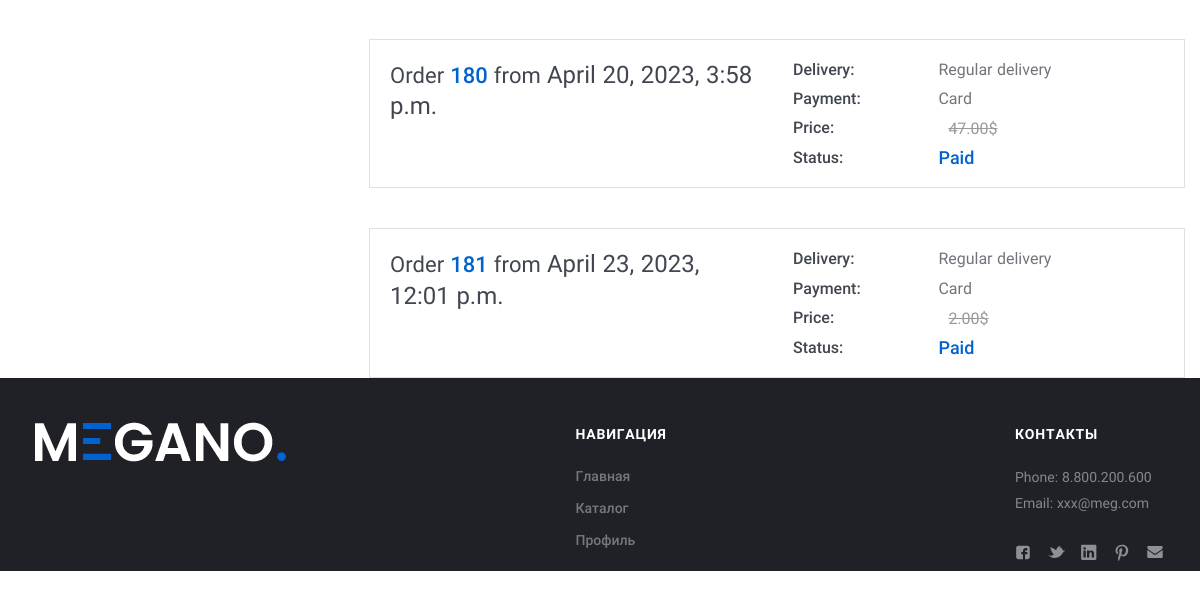
The app's page /order_list/ (signed in, lower part), older data.
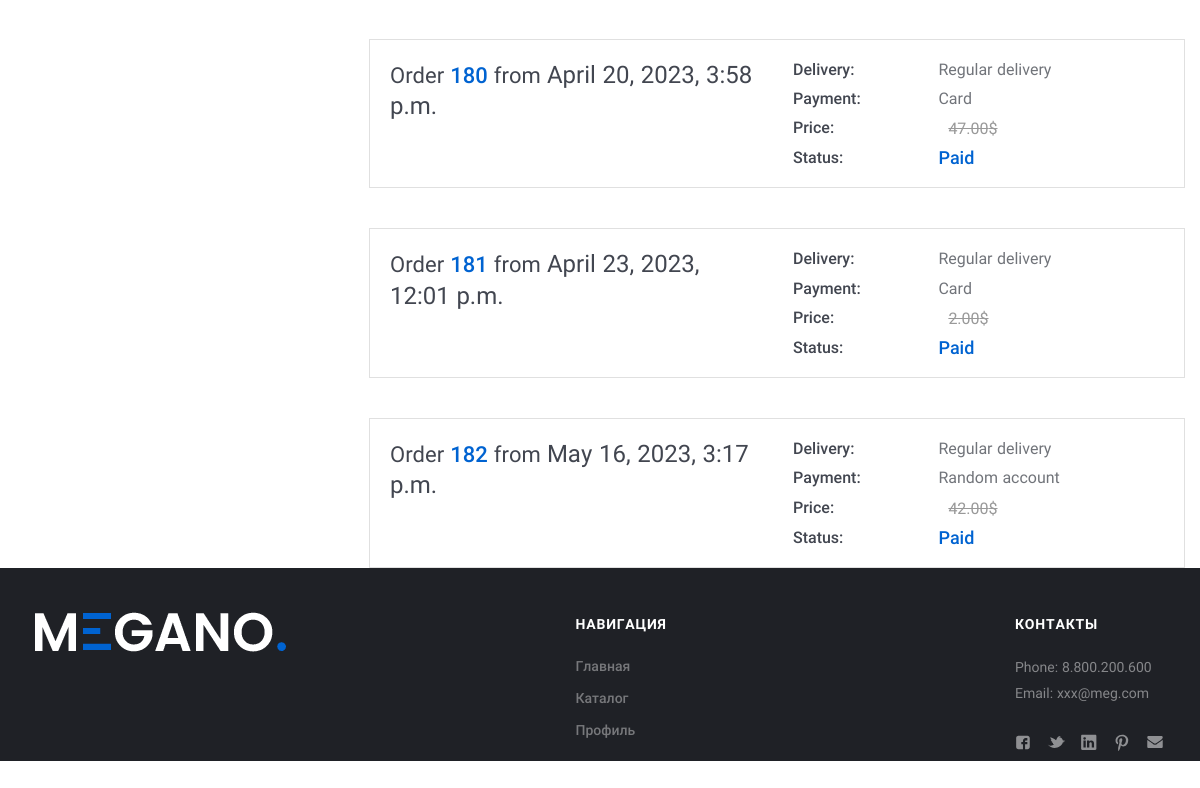
The same page, newer data.
### my_store_app/models.py (models this page shows, shortened)
class Order(models.Model):
    DELIVERY_CHOICES = [
        ('reg', _('Regular')),
        ('exp', _('Express'))
    ]
    PAYMENT_CHOICES = [
        ('card', _('Bank Card')),
        ('cash', _('From random account')),
    ]
    customer = models.ForeignKey(User, on_delete=models.CASCADE,
                                 null=True,
                                 related_name='orders',
                                 verbose_name=_('customer'))
    fio = models.CharField(max_length=100, null=True, blank=True, verbose_name=_('name and lastname'))
    phone_valid = RegexValidator(regex=r'^\+?1?\d{6,15}$',
                                 message=' '.join([str(_('номер телефона необходимо вводить в формате:')), '+999999999',
                                                   str(_('до 15 символов.'))]))
    phone = models.CharField(max_length=16, validators=[phone_valid],
                             null=True, blank=True, verbose_name=_('phone number'))
    email = models.EmailField(null=True, blank=True, verbose_name=_('email'))
    delivery = models.CharField(max_length=3,
                                choices=DELIVERY_CHOICES, default='reg', verbose_name=_('delivery'))
    payment_method = models.CharField(max_length=4,
                                      choices=PAYMENT_CHOICES,
                                      default='card',
                                      verbose_name=_('payment method'))
    city = models.CharField(max_length=25, null=True, blank=True, verbose_name=_('city'))
    address = models.TextField(max_length=255, null=True, blank=True, verbose_name=_('address'))
    in_order = models.BooleanField(default=False, verbose_name=_('in order'))
    paid = models.BooleanField(default=False, verbose_name=_('order is payed'))
    payment_error = models.CharField(max_length=50, null=True, blank=True, verbose_name=_('payment error'))
    ordered = models.DateTimeField(null=True, blank=True, verbose_name=_('order placement date'))
    braintree_id = models.CharField(max_length=150, blank=True, verbose_name=_('transaction id'))
    delivery_cost = models.DecimalField(max_digits=10, decimal_places=2, default=0, verbose_name=_('Delivery cost'))
    @property
    def total_sum(self) -> Decimal:
        total = Decimal(0.00)
        for product in self.order_products.all():
            total += product.final_price * product.quantity + product.order.delivery_cost
        return Decimal(total)
    def name(self):
        return self.__str__()
    class Meta:
        verbose_name = _('order')
        verbose_name_plural = _('orders')

class OrderProduct(models.Model):
    order = models.ForeignKey(
        Order,
        on_delete=models.CASCADE,
        related_name='order_products'
    )
    product = models.ForeignKey(
        Product,
        on_delete=models.CASCADE,
        related_name='order_products'
    )
    final_price = models.DecimalField(max_digits=10, decimal_places=2, default=0,
                                      verbose_name=_('final_price'))
    quantity = models.IntegerField(null=True, default=1,
                                   verbose_name=_('quantity'))
    class Meta:
        verbose_name = _('order product')
        verbose_name_plural = _('order products')

### my_store_app/views.py (the view)
# urls.py: path('order_list/', HistoryOrderView.as_view(), name='order_list'),
class HistoryOrderView(generic.ListView):
    model = Order
    context_object_name = 'orders'
    template_name = 'order_list.html'
    def get_queryset(self):
        return Order.objects.filter(customer=self.request.user, in_order=True)

### my_store_app/context_processors.py (called while the page is built)
def cart(request):
    return {'cart': Cart(request)}

def load_settings(request):
    return {'site_settings': SiteSettings.load()}

### my_store_app/models.py (called while the page is built)
    @property
    def icon_url(self):
        if self.icon and hasattr(self.icon, 'url'):
            return self.icon.url

    @classmethod
    def load(cls):
        try:
            return cls.objects.get()
        except cls.DoesNotExist:
            return cls()

### my_store_app/services/cart.py (called while the page is built)
    def __len__(self):
        return sum(item['quantity'] for item in self.cart.values())

### my_store_app/templatetags/category_tags.py (called while the page is built)
@register.simple_tag()
def get_categories():
    return ProductCategory.objects.all()

### my_store_app/templates/order_list.html (shortened to what this page needs)
{% extends 'base.html' %}
{% load i18n %}
{% load static %}
{% block content %}
    <div class="Middle Middle_top">
        <div class="Section Section_column Section_columnLeft">
            <div class="wrap">
                <div class="Section-column">
                </div>
                <div class="Section-content">
                    <div class="Orders">
                    {% for order in orders %}
                    <div class="Order Order_anons">
                        <div class="Order-personal">
                            <div class="row">
                                <div class="row-block"><a class="Order-title" href="{% url 'history_detail' order.id %}">{% trans 'Order' %}&#32;<span class="Order-numberOrder">{{ order.id }}</span>&#32;{% trans 'from' %}&#32;<span class="Order-dateOrder">{{ order.ordered }}</span></a>
                                </div>
                                <div class="row-block">
                                    <div class="Order-info Order-info_delivery">
                                        <div class="Order-infoType">{% trans 'Delivery' %}:
                                        </div>
                                        <div class="Order-infoContent">
                                            {% if order.delivery == 'reg' %}
                                                {% trans 'Regular delivery' %}
                                            {% else %}
                                                {% trans 'Express delivery' %}
                                            {% endif %}
                                        </div>
                                    </div>
                                    <div class="Order-info Order-info_pay">
                                        <div class="Order-infoType">{% trans 'Payment' %}:
                                        </div>
                                        <div class="Order-infoContent">
                                            {% if order.payment_method == 'card' %}
                                              {% trans 'Card' %}
                                            {% else %}
                                              {% trans 'Random account' %}
                                            {% endif %}
                                        </div>
                                    </div>
                                    <div class="Order-info">
                                      <div class="Order-infoType">{% trans 'Price' %}:
                                      </div>
                                      <div class="Order-infoContent"><span class="Order-price_old">{{ order.total_sum }}$</span>
                                      </div>
                                    </div>
                                    <div class="Order-info Order-info_status">
                                      <div class="Order-infoType">{% trans 'Status' %}:
                                      </div>
                                      <div class="Order-infoContent">
                                        {% if order.paid %}
                                        {% trans 'Paid' %}
                                        {% else %}
                                        {% trans 'Not paid' %}
                                        {% endif %}
                                      </div>
                                    </div>
                                </div>
                            </div>
                        </div>
                    </div>
                    {% endfor %}
                </div>
            </div>
        </div>
    </div>
{% endblock %}
{% block footer %}
{% include 'includes/footer.html' %}
{% endblock %}

Row changes from the older to the newer data that the page shows:
added Order: id "182", ordered "May 16, 2023, 3:17 p.m.", total_sum "42.00"
